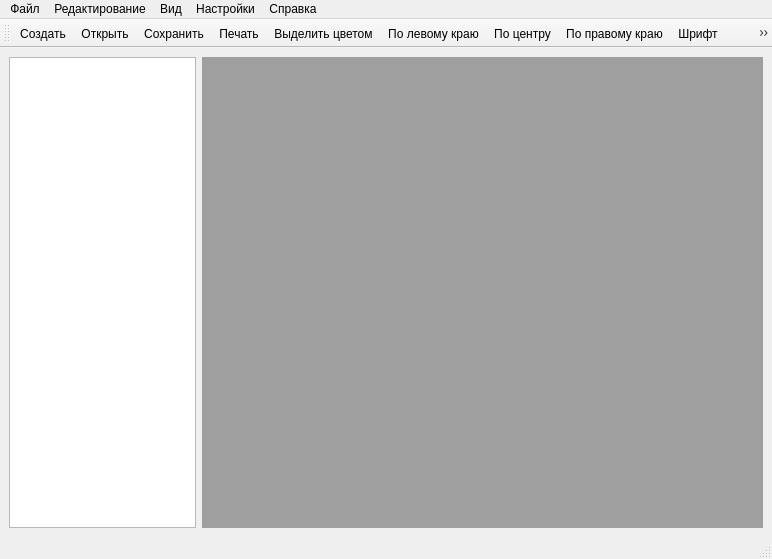
<?xml version="1.0" encoding="UTF-8"?>
<ui version="4.0">
 <class>MainWindow</class>
 <widget class="QMainWindow" name="MainWindow">
  <property name="geometry">
   <rect>
    <x>0</x>
    <y>0</y>
    <width>772</width>
    <height>559</height>
   </rect>
  </property>
  <property name="windowTitle">
   <string>MainWindow</string>
  </property>
  <widget class="QWidget" name="centralwidget">
   <layout class="QHBoxLayout" name="horizontalLayout" stretch="1,3">
    <item>
     <widget class="QTreeView" name="treeFileView"/>
    </item>
    <item>
     <widget class="QMdiArea" name="mdiArea"/>
    </item>
   </layout>
  </widget>
  <widget class="QMenuBar" name="menubar">
   <property name="geometry">
    <rect>
     <x>0</x>
     <y>0</y>
     <width>772</width>
     <height>21</height>
    </rect>
   </property>
   <widget class="QMenu" name="file">
    <property name="title">
     <string>Файл</string>
    </property>
    <addaction name="create"/>
    <addaction name="open"/>
    <addaction name="openReadOnly"/>
    <addaction name="save"/>
    <addaction name="print"/>
    <addaction name="separator"/>
    <addaction name="exit"/>
   </widget>
   <widget class="QMenu" name="options">
    <property name="title">
     <string>Настройки</string>
    </property>
    <widget class="QMenu" name="control">
     <property name="title">
      <string>Управление</string>
     </property>
     <addaction name="buttons"/>
    </widget>
    <widget class="QMenu" name="language">
     <property name="title">
      <string>Язык</string>
     </property>
     <addaction name="russian"/>
     <addaction name="english"/>
    </widget>
    <widget class="QMenu" name="theme">
     <property name="title">
      <string>Тема</string>
     </property>
     <addaction name="light"/>
     <addaction name="dark"/>
    </widget>
    <addaction name="control"/>
    <addaction name="language"/>
    <addaction name="theme"/>
   </widget>
   <widget class="QMenu" name="faq">
    <property name="title">
     <string>Справка</string>
    </property>
    <addaction name="aboutProgram"/>
   </widget>
   <widget class="QMenu" name="view">
    <property name="title">
     <string>Вид</string>
    </property>
    <addaction name="treeViewShow"/>
   </widget>
   <widget class="QMenu" name="edit">
    <property name="title">
     <string>Редактирование</string>
    </property>
    <addaction name="Rand_color"/>
    <addaction name="Align_left"/>
    <addaction name="Align_center"/>
    <addaction name="Align_right"/>
    <addaction name="Font"/>
    <addaction name="CopyFormat"/>
    <addaction name="PasteFormat"/>
   </widget>
   <addaction name="file"/>
   <addaction name="edit"/>
   <addaction name="view"/>
   <addaction name="options"/>
   <addaction name="faq"/>
  </widget>
  <widget class="QStatusBar" name="statusbar"/>
  <widget class="QToolBar" name="toolBar">
   <property name="windowTitle">
    <string>toolBar</string>
   </property>
   <attribute name="toolBarArea">
    <enum>TopToolBarArea</enum>
   </attribute>
   <attribute name="toolBarBreak">
    <bool>false</bool>
   </attribute>
   <addaction name="create"/>
   <addaction name="open"/>
   <addaction name="save"/>
   <addaction name="print"/>
   <addaction name="Rand_color"/>
   <addaction name="Align_left"/>
   <addaction name="Align_center"/>
   <addaction name="Align_right"/>
   <addaction name="Font"/>
   <addaction name="CopyFormat"/>
   <addaction name="PasteFormat"/>
  </widget>
  <action name="open">
   <property name="icon">
    <iconset resource="OtherRes.qrc">
     <normaloff>:/image/png/image/icon/icons8-opened-folder-64.png</normaloff>:/image/png/image/icon/icons8-opened-folder-64.png</iconset>
   </property>
   <property name="text">
    <string>Открыть</string>
   </property>
  </action>
  <action name="openReadOnly">
   <property name="text">
    <string>Открыть для чтения</string>
   </property>
  </action>
  <action name="save">
   <property name="icon">
    <iconset resource="OtherRes.qrc">
     <normaloff>:/image/png/image/icon/icons8-save-64.png</normaloff>:/image/png/image/icon/icons8-save-64.png</iconset>
   </property>
   <property name="text">
    <string>Сохранить</string>
   </property>
  </action>
  <action name="buttons">
   <property name="text">
    <string>Клавиши</string>
   </property>
  </action>
  <action name="russian">
   <property name="text">
    <string>Русский</string>
   </property>
  </action>
  <action name="english">
   <property name="text">
    <string>English</string>
   </property>
  </action>
  <action name="light">
   <property name="text">
    <string>Светлая</string>
   </property>
  </action>
  <action name="dark">
   <property name="text">
    <string>Тёмная</string>
   </property>
  </action>
  <action name="exit">
   <property name="text">
    <string>Выход</string>
   </property>
  </action>
  <action name="create">
   <property name="icon">
    <iconset resource="OtherRes.qrc">
     <normaloff>:/image/png/image/icon/icons8-new-copy-64.png</normaloff>:/image/png/image/icon/icons8-new-copy-64.png</iconset>
   </property>
   <property name="text">
    <string>Создать</string>
   </property>
  </action>
  <action name="aboutProgram">
   <property name="text">
    <string>О программе</string>
   </property>
  </action>
  <action name="treeViewShow">
   <property name="checkable">
    <bool>true</bool>
   </property>
   <property name="text">
    <string>Проводник</string>
   </property>
  </action>
  <action name="print">
   <property name="icon">
    <iconset resource="OtherRes.qrc">
     <normaloff>:/image/png/image/icon/icons8-print-64.png</normaloff>:/image/png/image/icon/icons8-print-64.png</iconset>
   </property>
   <property name="text">
    <string>Печать</string>
   </property>
  </action>
  <action name="Rand_color">
   <property name="icon">
    <iconset resource="OtherRes.qrc">
     <normaloff>:/image/png/image/icon/icons8-маркер-64.png</normaloff>:/image/png/image/icon/icons8-маркер-64.png</iconset>
   </property>
   <property name="text">
    <string>Выделить цветом</string>
   </property>
  </action>
  <action name="Align_center">
   <property name="icon">
    <iconset resource="OtherRes.qrc">
     <normaloff>:/image/png/image/icon/icons8-выровнять-по-центру-64.png</normaloff>:/image/png/image/icon/icons8-выровнять-по-центру-64.png</iconset>
   </property>
   <property name="text">
    <string>По центру</string>
   </property>
  </action>
  <action name="Align_left">
   <property name="icon">
    <iconset resource="OtherRes.qrc">
     <normaloff>:/image/png/image/icon/icons8-выровнять-по-левому-краю-64.png</normaloff>:/image/png/image/icon/icons8-выровнять-по-левому-краю-64.png</iconset>
   </property>
   <property name="text">
    <string>По левому краю</string>
   </property>
   <property name="toolTip">
    <string>По левому краю</string>
   </property>
  </action>
  <action name="Align_right">
   <property name="icon">
    <iconset resource="OtherRes.qrc">
     <normaloff>:/image/png/image/icon/icons8-выровнять-по-правому-краю-64.png</normaloff>:/image/png/image/icon/icons8-выровнять-по-правому-краю-64.png</iconset>
   </property>
   <property name="text">
    <string>По правому краю</string>
   </property>
   <property name="toolTip">
    <string>По правому краю</string>
   </property>
  </action>
  <action name="Font">
   <property name="icon">
    <iconset resource="OtherRes.qrc">
     <normaloff>:/image/png/image/icon/icons8-выбор-шрифта-64.png</normaloff>:/image/png/image/icon/icons8-выбор-шрифта-64.png</iconset>
   </property>
   <property name="text">
    <string>Шрифт</string>
   </property>
  </action>
  <action name="CopyFormat">
   <property name="icon">
    <iconset resource="OtherRes.qrc">
     <normaloff>:/image/png/image/icon/icons8-поставить-ссылку-на-родительскую-компанию-64.png</normaloff>:/image/png/image/icon/icons8-поставить-ссылку-на-родительскую-компанию-64.png</iconset>
   </property>
   <property name="text">
    <string>Копировать формат</string>
   </property>
   <property name="toolTip">
    <string>Копировать формат</string>
   </property>
  </action>
  <action name="PasteFormat">
   <property name="icon">
    <iconset resource="OtherRes.qrc">
     <normaloff>:/image/png/image/icon/icons8-поставить-ссылку-на-дочернюю-компанию-64.png</normaloff>:/image/png/image/icon/icons8-поставить-ссылку-на-дочернюю-компанию-64.png</iconset>
   </property>
   <property name="text">
    <string>Вставить формат</string>
   </property>
   <property name="toolTip">
    <string>Вставить формат</string>
   </property>
  </action>
 </widget>
 <resources>
  <include location="OtherRes.qrc"/>
 </resources>
 <connections/>
</ui>
